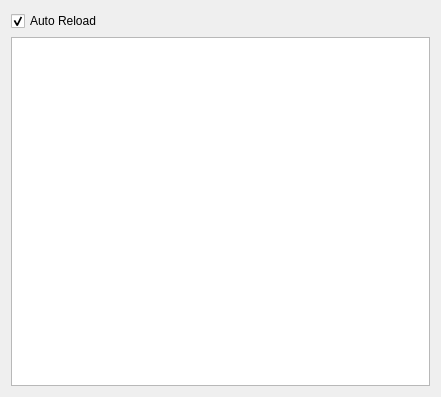
<?xml version="1.0" encoding="UTF-8"?>
<ui version="4.0">
 <class>AnnotationSequencesWidget</class>
 <widget class="QWidget" name="AnnotationSequencesWidget">
  <property name="geometry">
   <rect>
    <x>0</x>
    <y>0</y>
    <width>441</width>
    <height>397</height>
   </rect>
  </property>
  <property name="windowTitle">
   <string>Sequences</string>
  </property>
  <property name="styleSheet">
   <string notr="true"/>
  </property>
  <layout class="QVBoxLayout" name="verticalLayout_2">
   <item>
    <layout class="QVBoxLayout" name="verticalLayout">
     <item>
      <layout class="QHBoxLayout" name="horizontalLayout">
       <item>
        <widget class="QCheckBox" name="m_AutoReloadCheckBox">
         <property name="text">
          <string>Auto Reload</string>
         </property>
         <property name="checked">
          <bool>true</bool>
         </property>
        </widget>
       </item>
       <item>
        <spacer name="horizontalSpacer">
         <property name="orientation">
          <enum>Qt::Horizontal</enum>
         </property>
         <property name="sizeHint" stdset="0">
          <size>
           <width>40</width>
           <height>20</height>
          </size>
         </property>
        </spacer>
       </item>
      </layout>
     </item>
     <item>
      <widget class="QListWidget" name="fileListWidget">
       <property name="styleSheet">
        <string notr="true">/*QListWidget::item {
	border: transparent;
}
 
QListWidget::item:!selected:hover {
	background: transparent
}
 
QListWidget::item:selected:!hover{
	background: transparent
}
 
QListWidget::item:selected:hover{
	background: transparent
}
*/

QListWidget::item:selected{
	background: rgba(255, 165, 0, 150);
}</string>
       </property>
       <property name="editTriggers">
        <set>QAbstractItemView::NoEditTriggers</set>
       </property>
       <property name="selectionMode">
        <enum>QAbstractItemView::SingleSelection</enum>
       </property>
       <property name="selectionBehavior">
        <enum>QAbstractItemView::SelectRows</enum>
       </property>
       <property name="uniformItemSizes">
        <bool>false</bool>
       </property>
      </widget>
     </item>
    </layout>
   </item>
  </layout>
 </widget>
 <layoutdefault spacing="6" margin="11"/>
 <resources/>
 <connections>
  <connection>
   <sender>fileListWidget</sender>
   <signal>currentItemChanged(QListWidgetItem*,QListWidgetItem*)</signal>
   <receiver>AnnotationSequencesWidget</receiver>
   <slot>onItemClicked(QListWidgetItem*)</slot>
   <hints>
    <hint type="sourcelabel">
     <x>176</x>
     <y>212</y>
    </hint>
    <hint type="destinationlabel">
     <x>176</x>
     <y>198</y>
    </hint>
   </hints>
  </connection>
  <connection>
   <sender>m_AutoReloadCheckBox</sender>
   <signal>clicked()</signal>
   <receiver>AnnotationSequencesWidget</receiver>
   <slot>onAutoReloadChecked()</slot>
   <hints>
    <hint type="sourcelabel">
     <x>51</x>
     <y>20</y>
    </hint>
    <hint type="destinationlabel">
     <x>220</x>
     <y>198</y>
    </hint>
   </hints>
  </connection>
 </connections>
 <slots>
  <slot>onItemClicked(QListWidgetItem*)</slot>
  <slot>onAutoReloadChecked()</slot>
 </slots>
</ui>
